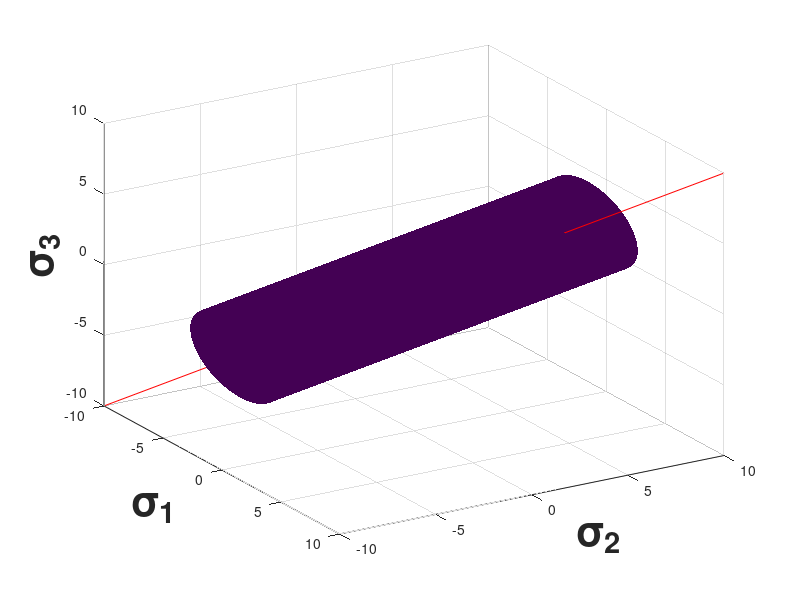

MATLAB code to generate this figure:
%%%%%%%%%%%%%%%%%%%%%%%%%%%%%%%%%%%%%%%%%%%%%%%%%%%%%%%%%%%%%%%%%%%%%%%%%%%
% von_mises.m
% Author: Aiden Azarnoush 
% E-mail: a.m.azarnoush@gmail.com
% Description:
% This code create von mises yield surface in principal stress space
%%%%%%%%%%%%%%%%%%%%%%%%%%%%%%%%%%%%%%%%%%%%%%%%%%%%%%%%%%%%%%%%%%%%%%%%%%%

% y is yield stress
y = 4; 
r = sqrt(2/3) * y;
% creating cylender with radius r.
% The cylinder has 100 equally spaced points around its circumference.
[x,y,z] = cylinder (r,100) ; 
% Define z coordinate of bottom and top of cylinder
z(1,:) = -10;
z(2,:) = 10 ;
h = surf(x,y,z,'LineStyle','none');

% Rotate cylinder object,h1, around [-1 1 0] about +54.7356
rotate(h, [-1,1,0],54.7356)

hold on

% plot hydrostatic line i.e. sigma1=sigma2=sigma3
plot3(-10:10,-10:10,-10:10,'r');
grid on;
hold off
xlabel('\sigma_1','FontWeight','bold','FontSize',30);
ylabel('\sigma_2','FontWeight','bold','FontSize',30);
zlabel('\sigma_3','FontWeight','bold','FontSize',30);
view([58.5 28]);